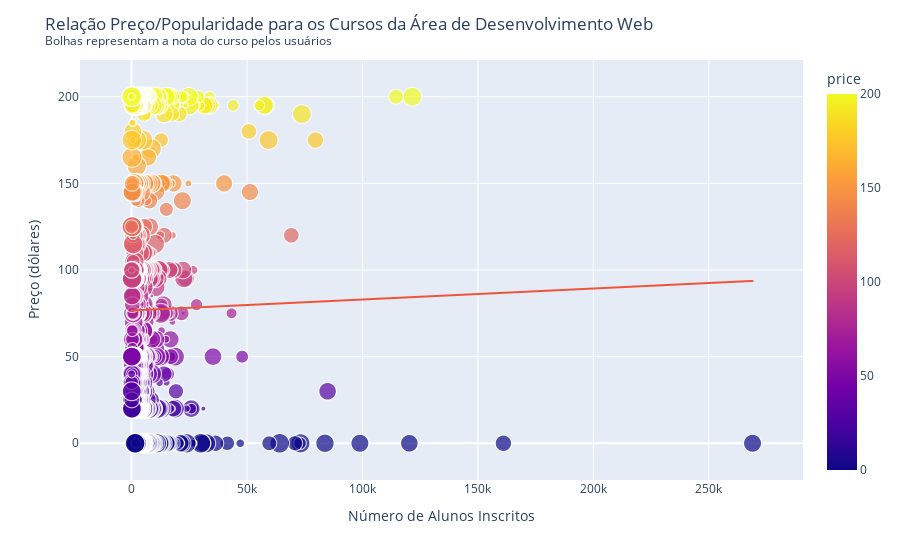

Here is the notebook cell this chart was saved with:
### Code cell
px.scatter(df3, x='num_subscribers', y='price', size='rating', color='price', trendline="ols", hover_data=["course_title"]).update_layout(title="Relação Preço/Popularidade para os Cursos da Área de Desenvolvimento Web<br><sup>Bolhas representam a nota do curso pelos usuários</sup>", yaxis_title_text="Preço (dólares)", xaxis_title_text='Número de Alunos Inscritos')

### Figure 1 — Plotly figure (JSON) as saved in the notebook; plotly's stock layout.template omitted (floating-point values rounded to 4 significant figures; data arrays with more than 128 entries replaced by an {"elided": "..."} marker saying what was removed)
{"data": [{"customdata": {"elided": "1203x1 str values"}, "hovertemplate": "num_subscribers=%{x}<br>price=%{marker.color}<br>rating=%{marker.size}<br>course_title=%{customdata[0]}<extra></extra>", "legendgroup": "", "marker": {"color": {"elided": "1203 int values"}, "coloraxis": "coloraxis", "size": {"elided": "1203 float values"}, "sizemode": "area", "sizeref": 0.0025, "symbol": "circle"}, "mode": "markers", "name": "", "showlegend": false, "type": "scattergl", "x": {"elided": "1203 int values"}, "xaxis": "x", "y": {"elided": "1203 int values"}, "yaxis": "y"}, {"hovertemplate": "<b>OLS trendline</b><br>price = 6.35078e-05 * num_subscribers + 76.6152<br>R<sup>2</sup>=0.000195<br><br>num_subscribers=%{x}<br>price=%{y} <b>(trend)</b><extra></extra>", "legendgroup": "", "marker": {"symbol": "circle"}, "mode": "lines", "name": "", "showlegend": false, "type": "scattergl", "x": {"elided": "1203 int values"}, "xaxis": "x", "y": {"elided": "1203 float values"}, "yaxis": "y"}], "layout": {"coloraxis": {"colorbar": {"title": {"text": "price"}}, "colorscale": [[0, "#0d0887"], [0.1111, "#46039f"], [0.2222, "#7201a8"], [0.3333, "#9c179e"], [0.4444, "#bd3786"], [0.5556, "#d8576b"], [0.6667, "#ed7953"], [0.7778, "#fb9f3a"], [0.8889, "#fdca26"], [1, "#f0f921"]]}, "legend": {"itemsizing": "constant", "tracegroupgap": 0}, "margin": {"t": 60}, "title": {"text": "Relação Preço/Popularidade para os Cursos da Área de Desenvolvimento Web<br><sup>Bolhas representam a nota do curso pelos usuários</sup>"}, "xaxis": {"anchor": "y", "domain": [0, 1], "title": {"text": "Número de Alunos Inscritos"}}, "yaxis": {"anchor": "x", "domain": [0, 1], "title": {"text": "Preço (dólares)"}}}}
